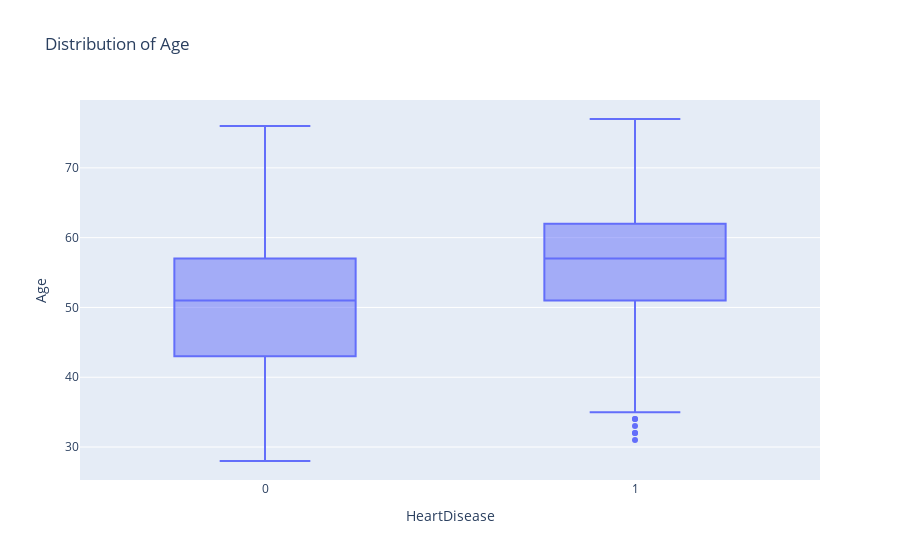

Notebook source saved alongside this figure:
### Markdown cell above
Outliers:

### Code cell
fig = px.box(df, y="Age", x="HeartDisease", title="Distribution of Age")
fig.show()

### Figure 1 — Plotly figure (JSON) as saved in the notebook; plotly's stock layout.template omitted (floating-point values rounded to 4 significant figures; data arrays with more than 128 entries replaced by an {"elided": "..."} marker saying what was removed)
{"data": [{"alignmentgroup": "True", "hovertemplate": "HeartDisease=%{x}<br>Age=%{y}<extra></extra>", "legendgroup": "", "marker": {"color": "#636efa"}, "name": "", "notched": false, "offsetgroup": "", "orientation": "v", "showlegend": false, "type": "box", "x": {"elided": "918 int values"}, "x0": " ", "xaxis": "x", "y": {"elided": "918 int values"}, "y0": " ", "yaxis": "y"}], "layout": {"boxmode": "group", "legend": {"tracegroupgap": 0}, "title": {"text": "Distribution of Age"}, "xaxis": {"anchor": "y", "domain": [0, 1], "title": {"text": "HeartDisease"}}, "yaxis": {"anchor": "x", "domain": [0, 1], "title": {"text": "Age"}}}}
